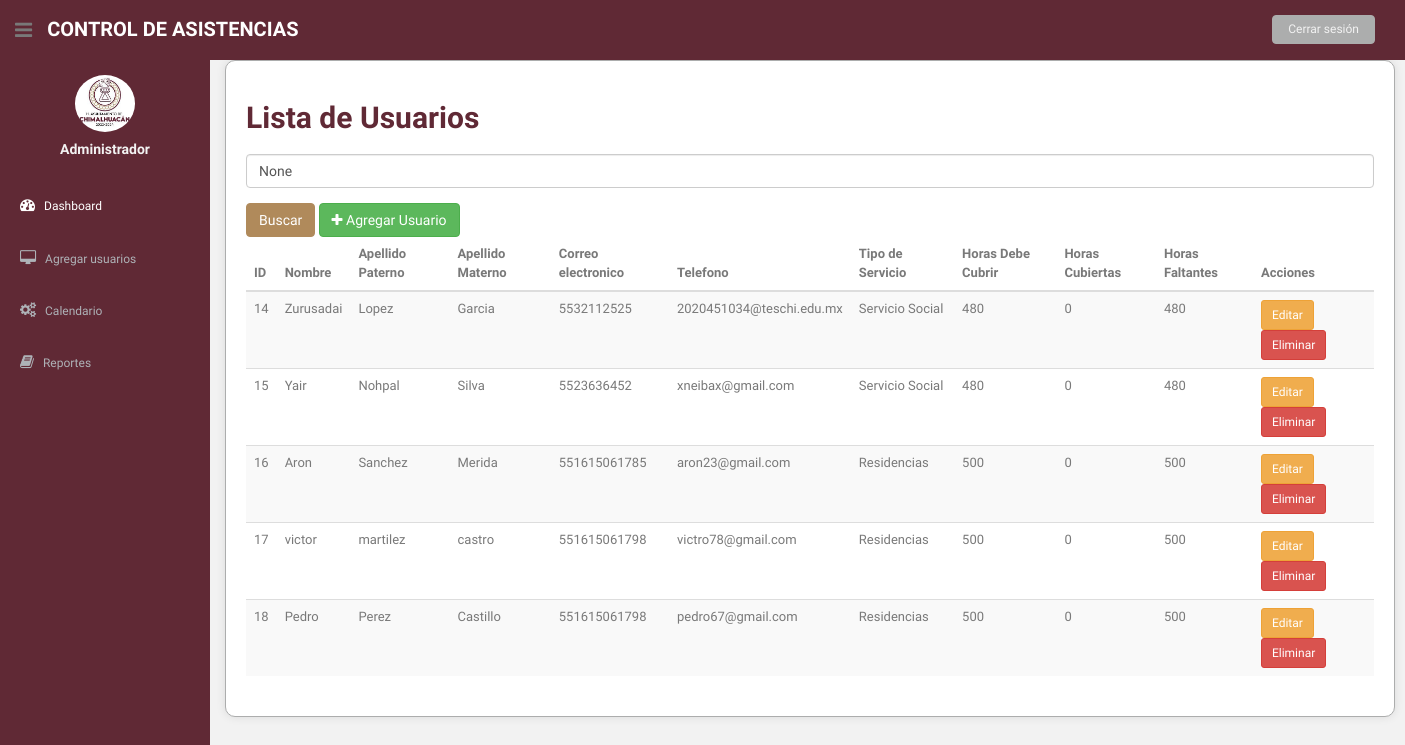
Page /lista_usuarios/ (signed in) on the committed database.
### asistencia/models.py (models this page shows, shortened)
class Usuario(models.Model):
    nombre = models.CharField(max_length=100)
    apellido_paterno = models.CharField(max_length=100)
    apellido_materno = models.CharField(max_length=100)
    telefono = models.CharField(max_length=20)
    correo_electronico = models.EmailField(max_length=255)
    user = models.OneToOneField(User, on_delete=models.CASCADE, null=True, blank=True)
    OPCIONES_SERVICIO = [
        ('SS', 'Servicio Social'),
        ('R', 'Residencias'),
    ]
    tipo_servicio = models.CharField(max_length=2, choices=OPCIONES_SERVICIO)
    horas_realizadas = models.IntegerField(default=0)  # Se actualizará según las horas realizadas
    horas_requeridas = models.IntegerField()  # Horas requeridas para el servicio

### asistencia/views.py (the view)
# urls.py: path('lista_usuarios/', views.lista_usuarios, name='lista_usuarios'),
@login_required
def lista_usuarios(request):
    usuarios = Usuario.objects.all()
    query = request.GET.get('q')
    if query:
        usuarios = usuarios.filter(nombre__icontains=query)
    for usuario in usuarios:
        try:
            horas_realizadas = 0
            asistencias = Asistencia.objects.filter(usuario=usuario, fecha_salida__isnull=False)
            for asistencia in asistencias:
                if asistencia.fecha_salida and asistencia.fecha_entrada:
                    delta = asistencia.fecha_salida - asistencia.fecha_entrada
                    horas_realizadas += delta.total_seconds() / 3600
            usuario.horas_realizadas = horas_realizadas
            usuario.horas_faltantes = usuario.horas_requeridas - horas_realizadas
        except Exception as e:
            print(f"Error al calcular horas para {usuario}: {e}")
            usuario.horas_realizadas = 0
            usuario.horas_faltantes = usuario.horas_requeridas
    return render(request, 'lista_usuarios.html', {'usuarios': usuarios, 'query': query})

### asistencia/templates/lista_usuarios.html (shortened to what this page needs)
{% load static %}
<!DOCTYPE html>
<html lang="en">
<head>
  <link href="{% static 'css/bootstrap.css' %}" rel="stylesheet">
  <link href="{% static 'font-awesome/css/font-awesome.css' %}" rel="stylesheet" />
  <link rel="stylesheet" type="text/css" href="{% static 'css/zabuto_calendar.css' %}">
  <link rel="stylesheet" type="text/css" href="{% static 'js/gritter/css/jquery.gritter.css' %}" />
  <link rel="stylesheet" type="text/css" href="{% static 'lineicons/style.css' %}">
  <link href="{% static 'css/style.css' %}" rel="stylesheet">
  <link href="{% static 'css/style-responsive.css' %}" rel="stylesheet">
</head>
<body>
  <section id="container">
    <header class="header black-bg">
      <div class="sidebar-toggle-box">
        <div class="fa fa-bars tooltips" data-placement="right" data-original-title="Toggle Navigation"></div>
      </div>
      <a href="{% url 'admin_dashboard' %}" class="logo"><b>Control de Asistencias</b></a>
      <div class="top-menu">
        <ul class="nav pull-right top-menu">
          <li><a class="logout" href="{% url 'login' %}">Cerrar sesión</a></li>
        </ul>
      </div>
    </header>
    <aside>
      <div id="sidebar"  class="nav-collapse ">
          <ul class="sidebar-menu" id="nav-accordion">
              <p class="centered"><a href="profile.html"><img src="{% static '/img/LOGO.jpg' %}" class="img-circle" width="60"></a></p>
              <h5 class="centered">Administrador</h5>
              <li class="mt">
                  <a class="active" href="index.html">
                      <i class="fa fa-dashboard"></i>
                      <span>Dashboard</span>
                  </a>
              </li>
              <li class="sub-menu">
                  <a href="javascript:;" >
                      <i class="fa fa-desktop"></i>
                      <span>Agregar usuarios</span>
                  </a>
              </li>
              <li class="sub-menu">
                  <a href="javascript:;" >
                      <i class="fa fa-cogs"></i>
                      <span>Calendario</span>
                  </a>
              </li>
              <li class="sub-menu">
                  <a href="javascript:;" >
                      <i class="fa fa-book"></i>
                      <span>Reportes</span>
                  </a>
              </li>
          </ul>
      </div>
  </aside>
    <section id="main-content">
      <section class="wrapper">
        <div class="container">
          <h2>Lista de Usuarios</h2>
          <form method="get" action="{% url 'lista_usuarios' %}">
            <div class="form-group">
              <input type="text" name="q" class="form-control" placeholder="Buscar por nombre" value="{{ query }}">
            </div>
            <button type="submit" class="btn btn-primary">Buscar</button>
            <a href="{% url 'agregar_usuario' %}" class="btn btn-success"><i class="fa fa-plus"></i> Agregar Usuario</a>
          </form>
          <div class="table-responsive">
            <table class="table table-striped">
              <thead>
                <tr>
                  <th>ID</th>
                  <th>Nombre</th>
                  <th>Apellido Paterno</th>
                  <th>Apellido Materno</th>
                  <th>Correo electronico</th>
                  <th>Telefono</th>
                  <th>Tipo de Servicio</th>
                  <th>Horas Debe Cubrir</th>
                  <th>Horas Cubiertas</th>
                  <th>Horas Faltantes</th>
                  <th>Acciones</th>
                </tr>
              </thead>
              <tbody>
                {% for usuario in usuarios %}
                <tr>
                  <td>{{ usuario.id }}</td>
                  <td>{{ usuario.nombre }}</td>
                  <td>{{ usuario.apellido_paterno }}</td>
                  <td>{{ usuario.apellido_materno }}</td>
                  <td>{{ usuario.telefono }}</td>
                  <td>{{ usuario.correo_electronico }}</td>
                  <td>{{ usuario.get_tipo_servicio_display }}</td>
                  <td>{{ usuario.horas_requeridas }}</td>
                  <td>{{ usuario.horas_realizadas }}</td>
                  <td>{{ usuario.horas_faltantes }}</td>
                  <td>
                    <a href="{% url 'editar_usuario' usuario.pk %}" class="btn btn-warning btn-sm">Editar</a>
                    <a href="{% url 'eliminar_usuario' usuario.pk %}" class="btn btn-danger btn-sm">Eliminar</a>
                  </td>
                </tr>
                {% endfor %}
              </tbody>
            </table>
          </div>
        </div>
      </section>
    </section>
  </section>
</body>
</html>

### asistencia/static/css/style.css (style rules this page uses)
body { color: #797979; background: #f2f2f2; font-family: 'Ruda', sans-serif; padding: 0px !important; margin: 0px !important; font-size:13px; }
ul li { list-style: none; }
a, a:hover, a:focus { text-decoration: none; outline: none; }
#container { width: 100%; height: 100%; }
.centered { text-align: center; }
.mt { margin-top: 25px; }
ul.top-menu > li > .logout { color: #f2f2f2; font-size: 12px; border-radius: 4px; -webkit-border-radius: 4px; border: 1px solid #ACADAD !important; padding: 5px 15px; margin-right: 15px; background: #ACADAD; margin-top: 15px; }
#sidebar { width: 210px; height: 100%; position: fixed; background: #602935; }
#sidebar h5 { color: #f2f2f2; font-weight: 700; }
#sidebar ul li { position: relative; }
ul.sidebar-menu , ul.sidebar-menu li ul.sub { margin: -2px 0 0; padding: 0; }
ul.sidebar-menu { margin-top: 75px; }
ul.sidebar-menu li { margin-bottom: 5px; margin-left:10px; margin-right:10px; }
ul.sidebar-menu li.sub-menu { line-height: 15px; }
ul.sidebar-menu li a span { display: inline-block; }
ul.sidebar-menu li a { color: #aeb2b7; text-decoration: none; display: block; padding: 15px 0 15px 10px; font-size: 12px; outline: none; -webkit-transition: all 0.3s ease; -moz-transition: all 0.3s ease; -o-transition: all 0.3s ease; -ms-transition: all 0.3s ease; transition: all 0.3s ease; }
ul.sidebar-menu li a.active, ul.sidebar-menu li a:hover, ul.sidebar-menu li a:focus { background: #602935; color: #fff; display: block; -webkit-transition: all 0.3s ease; -moz-transition: all 0.3s ease; -o-transition: all 0.3s ease; -ms-transition: all 0.3s ease; transition: all 0.3s ease; }
ul.sidebar-menu li a i { font-size: 15px; padding-right: 6px; }
ul.sidebar-menu li a.active i { color: #fff; }
#main-content { margin-left: 210px; }
.header, .footer { min-height: 60px; padding: 0 15px; }
.header { position: fixed; left: 0; right: 0; z-index: 1002; }
.black-bg { background: #602935; border-bottom: 1px solid #602935; }
.wrapper { display: inline-block; margin-top: 60px; padding-left: 15px; padding-right: 15px; padding-bottom: 15px; padding-top: 0px; width: 100%; }
a.logo { font-size: 20px; color: #ffffff; float: left; margin-top: 15px; text-transform: uppercase; }
a.logo b { font-weight: 900; }
#top_menu .nav > li, ul.top-menu > li { float: left; }
ul.top-menu > li > a { color: #666666; font-size: 16px; border-radius: 4px; -webkit-border-radius: 4px; border:1px solid #666666 !important; padding: 2px 6px; margin-right: 15px; }
.sidebar-toggle-box { float: left; padding-right: 15px; margin-top: 20px; }
.sidebar-toggle-box .fa-bars { cursor: pointer; display: inline-block; font-size: 20px; }

### asistencia/templates/lista_usuarios.html (style rules this page uses)
.container { background-color: #ffffff; border: 1px solid #ACADAD; padding: 20px; border-radius: 10px; box-shadow: 0px 0px 10px rgba(0, 0, 0, 0.1); }
.container h2 { color: #602935; font-weight: bold; }
.container form { margin-top: 20px; }
.container .btn-primary { background-color: #B08A5B; border-color: #B08A5B; }

### rows in the picture
Usuario: id "14", nombre "Zurusadai", apellido_paterno "Lopez", apellido_materno "Garcia", telefono "5532112525", correo_electronico "2020451034@teschi.edu.mx", tipo_servicio "Servicio Social", horas_requeridas "480", horas_realizadas "0", horas_faltantes "480"
Usuario: id "15", nombre "Yair", apellido_paterno "Nohpal", apellido_materno "Silva", telefono "5523636452", correo_electronico "xneibax@gmail.com", tipo_servicio "Servicio Social", horas_requeridas "480", horas_realizadas "0", horas_faltantes "480"
Usuario: id "16", nombre "Aron", apellido_paterno "Sanchez", apellido_materno "Merida", telefono "551615061785", correo_electronico "aron23@gmail.com", tipo_servicio "Residencias", horas_requeridas "500", horas_realizadas "0", horas_faltantes "500"
Usuario: id "17", nombre "victor", apellido_paterno "martilez", apellido_materno "castro", telefono "551615061798", correo_electronico "victro78@gmail.com", tipo_servicio "Residencias", horas_requeridas "500", horas_realizadas "0", horas_faltantes "500"
Usuario: id "18", nombre "Pedro", apellido_paterno "Perez", apellido_materno "Castillo", telefono "551615061798", correo_electronico "pedro67@gmail.com", tipo_servicio "Residencias", horas_requeridas "500", horas_realizadas "0", horas_faltantes "500"
